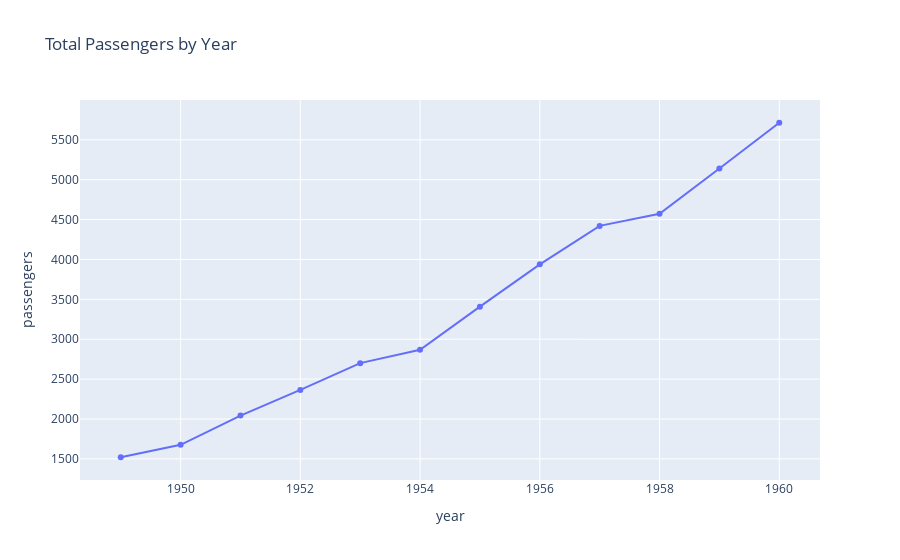
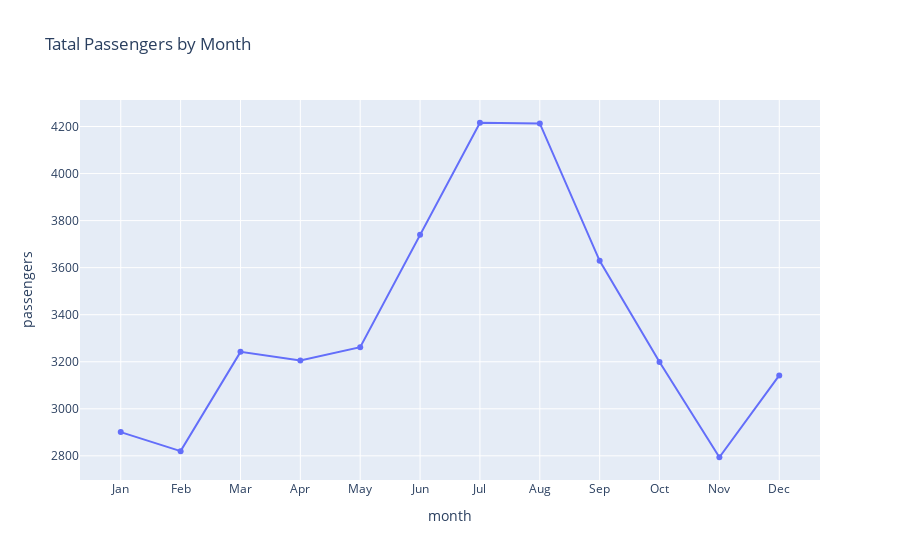

Source (notebook cell) for these figures, in order:
### Code cell
# 1. flights 데이터셋을 로딩해서 시각화

x_data = flights.groupby('year')['passengers'].sum()

# plotly에서는 scatter로 직선도 산점도도 다 그린다.
fig = go.Figure(data = go.Scatter(x = x_data.index, y = x_data)) # figure에 바로 그림을 그린다. 

# 그래프 레이아웃 설정
fig.update_layout(
    title = 'Total Passengers by Year',
    xaxis_title = x_data.index.name,
    yaxis_title = x_data.name)


x_data2 = flights.groupby('month')['passengers'].sum()

fig2 = go.Figure(data = go.Scatter(x = x_data2.index, y = x_data2))
fig2.update_layout(
    title = 'Tatal Passengers by Month',
    xaxis_title = x_data2.index.name,
    yaxis_title = x_data2.name)

fig.show()
fig2.show()

### Figure 1 — Plotly figure (JSON) as saved in the notebook; plotly's stock layout.template omitted (floating-point values rounded to 4 significant figures)
{"data": [{"type": "scatter", "x": [1949, 1950, 1951, 1952, 1953, 1954, 1955, 1956, 1957, 1958, 1959, 1960], "y": [1520, 1676, 2042, 2364, 2700, 2867, 3408, 3939, 4421, 4572, 5140, 5714]}], "layout": {"autosize": true, "title": {"text": "Total Passengers by Year"}, "xaxis": {"autorange": true, "range": [1948.0, 1961.0], "title": {"text": "year"}, "type": "linear"}, "yaxis": {"autorange": true, "range": [1174.0, 6060.0], "title": {"text": "passengers"}, "type": "linear"}}}

### Figure 2 — Plotly figure (JSON) as saved in the notebook; plotly's stock layout.template omitted (floating-point values rounded to 4 significant figures)
{"data": [{"type": "scatter", "x": ["Jan", "Feb", "Mar", "Apr", "May", "Jun", "Jul", "Aug", "Sep", "Oct", "Nov", "Dec"], "y": [2901, 2820, 3242, 3205, 3262, 3740, 4216, 4213, 3629, 3199, 2794, 3142]}], "layout": {"autosize": true, "title": {"text": "Tatal Passengers by Month"}, "xaxis": {"autorange": true, "range": [-0.6542, 11.65], "title": {"text": "month"}, "type": "category"}, "yaxis": {"autorange": true, "range": [2677.0, 4333.0], "title": {"text": "passengers"}, "type": "linear"}}}
